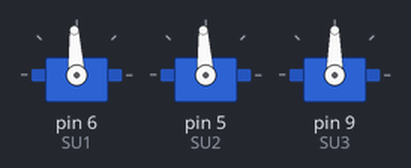
A sketch run on a simulated Arduino Uno, built with avr-gcc and run on an emulated ATmega328P. Parts: 3 × servo.

Above: at 0.2 s.
Timing chart, 0 to 1.7 s (numbered marks = the images above):
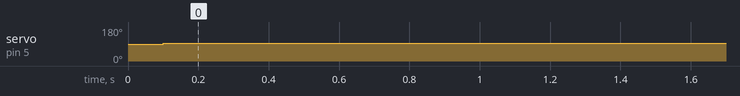

The sketch:

centre-pan-tilt.ino
```cpp
    #include <Servo.h>
    #define SU1                     6
    #define SU2                     5
    #define SU3                     9

Servo myservoSU1;
Servo myservoSU2;
Servo myservoSU3;

int pos    = 1500; // center position is 1,5ms -> 1500µs
int _delay = 100;  // delay between set the servo pos, to reduce the supply current


void setup() {
  // put your setup code here, to run once:
    myservoSU1.attach(SU1);    // attaches the servo on pin 6 to the servo object
    myservoSU2.attach(SU2);    // attaches the servo on pin 5 to the servo object
    myservoSU3.attach(SU3);    // attaches the servo on pin 9 to the servo object
}


void loop() {
  // put your main code here, to run repeatedly:

    myservoSU1.writeMicroseconds(pos);
    delay(_delay);


    myservoSU2.writeMicroseconds(pos);
    delay(_delay);

    myservoSU2.writeMicroseconds(pos);
    delay(_delay);
}
```

Measured:
- by itself, servo on pin 5 (SU2): 90° → 93° at 0.10 s
